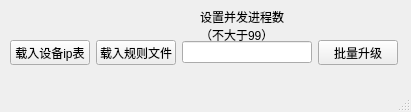
<?xml version="1.0" encoding="UTF-8"?>
<ui version="4.0">
 <class>MainWindow</class>
 <widget class="QMainWindow" name="MainWindow">
  <property name="geometry">
   <rect>
    <x>0</x>
    <y>0</y>
    <width>411</width>
    <height>112</height>
   </rect>
  </property>
  <property name="windowTitle">
   <string>raisecom iTN auto upgrader V1.0</string>
  </property>
  <widget class="QWidget" name="centralwidget">
   <widget class="QWidget" name="horizontalLayoutWidget">
    <property name="geometry">
     <rect>
      <x>10</x>
      <y>40</y>
      <width>388</width>
      <height>25</height>
     </rect>
    </property>
    <layout class="QHBoxLayout" name="horizontalLayout">
     <item>
      <widget class="QPushButton" name="pushButton_4">
       <property name="text">
        <string>载入设备ip表</string>
       </property>
      </widget>
     </item>
     <item>
      <widget class="QPushButton" name="pushButton">
       <property name="text">
        <string>载入规则文件</string>
       </property>
      </widget>
     </item>
     <item>
      <widget class="QLineEdit" name="setpool">
       <property name="toolTip">
        <string comment="设置并发进程数（不大于99）" extracomment="设置并发进程数（不大于99）"/>
       </property>
       <property name="statusTip">
        <string comment="设置并发进程数（不大于99）" extracomment="设置并发进程数（不大于99）"/>
       </property>
       <property name="whatsThis">
        <string comment="设置并发进程数（不大于99）" extracomment="设置并发进程数（不大于99）"/>
       </property>
       <property name="maxLength">
        <number>2</number>
       </property>
      </widget>
     </item>
     <item>
      <widget class="QPushButton" name="pushButton_3">
       <property name="text">
        <string>批量升级</string>
       </property>
      </widget>
     </item>
    </layout>
   </widget>
   <widget class="QLabel" name="label">
    <property name="geometry">
     <rect>
      <x>200</x>
      <y>10</y>
      <width>101</width>
      <height>31</height>
     </rect>
    </property>
    <property name="text">
     <string>设置并发进程数（不大于99）</string>
    </property>
    <property name="wordWrap">
     <bool>true</bool>
    </property>
   </widget>
  </widget>
  <widget class="QStatusBar" name="statusbar"/>
 </widget>
 <resources/>
 <connections/>
 <slots>
  <slot>get_rule()</slot>
 </slots>
</ui>
